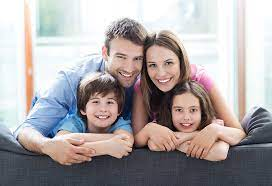
#> input picture download.jpeg, 272 x 186 px
$ jupyter execute face_detector_and_cropper.ipynb
#> lines starting #> are read from the running program, lines starting #| are printed output that depends on the picture
[cell 1]
import cv2
face_classifier = cv2.CascadeClassifier('haarcascade_frontalface_default.xml')

[cell 2]
class Fdac:

    def __init__(self, image):
#> called with image = 'download.jpeg'
        self.image = cv2.imread(image)
#> self.image is the input picture: shape (186, 272, 3); mean B, G, R 165.2, 164.6, 171.1
        self.face_boxes = face_classifier.detectMultiScale(self.image)
#> self.face_boxes = [[167, 95, 39, 39], [139, 47, 45, 45], [84, 89, 38, 38], [111, 43, 40, 40]]


    def cropper(self):
        count = 0
        for box in self.face_boxes:
            x, y, width, height = box
            x2, y2 = x + width, y + height
            roi = self.image[y:y2, x:x2]
            cv2.imwrite(f"cropped_image_{count+1}.png", roi)
            count+=1
#> this loop made 4 passes
#> (x, y, width, height, x2, y2) on passes 1 to 4: (167, 95, 39, 39, 206, 134), (139, 47, 45, 45, 184, 92), (84, 89, 38, 38, 122, 127), (111, 43, 40, 40, 151, 83)
#> pass 1, in cropper, `roi = self.image[y:y2, x:x2]`:
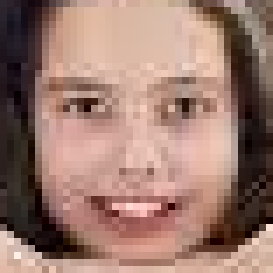
#> roi: shape (39, 39, 3) (shown 7 times larger); mean B, G, R 111, 122.3, 156.2
#> pass 2, in cropper, `roi = self.image[y:y2, x:x2]`:
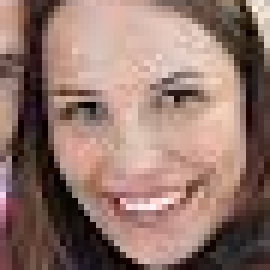
#> roi: shape (45, 45, 3) (shown 6 times larger); mean B, G, R 108.6, 117.9, 147.1
#> pass 3, in cropper, `roi = self.image[y:y2, x:x2]`:
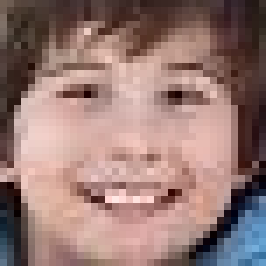
#> roi: shape (38, 38, 3) (shown 7 times larger); mean B, G, R 116, 121.1, 150.8
#> after the loop, count = 4

    def detector(self):
        for box in self.face_boxes:
            x, y, width, height = box
            x2, y2 = x + width, y + height
            cv2.rectangle(self.image, (x, y), (x2, y2), color=(0,0,255), thickness=1) #drawing

        img_to_show = cv2.resize(self.image, (self.image.shape[1], self.image.shape[0]))
        cv2.imshow('face detection, Press "q" to escape', img_to_show)
        cv2.waitKey(0)
        cv2.destroyAllWindows()
